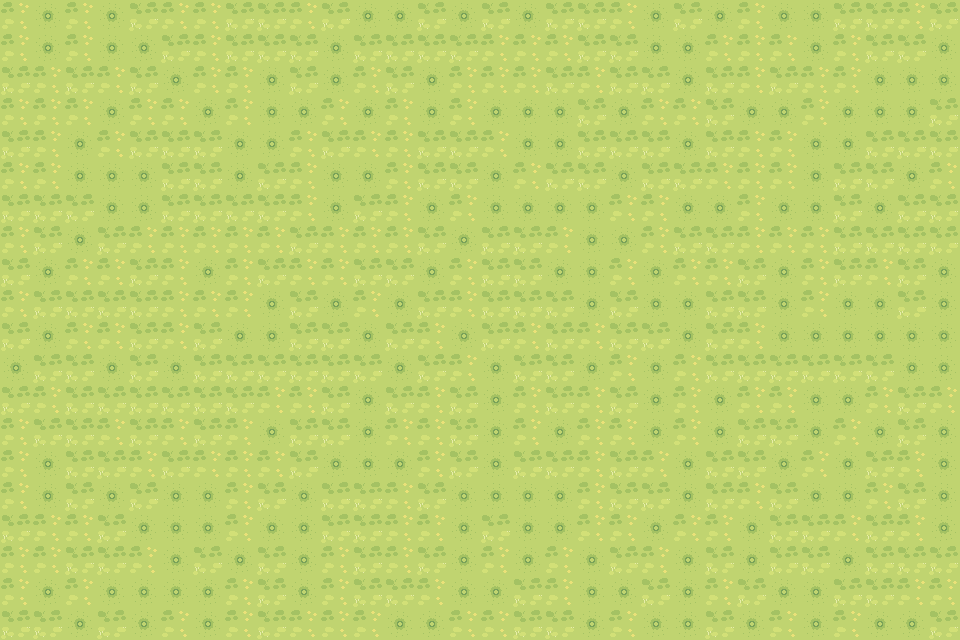

A level layout from a 2D game, rendered from its tile map. Below: a short description, then the map file with its tile-grid data intact:
An orthogonal 30x20 tile map with 32x32 px tiles, 2 tile layers (Tile Layer 1, Tile Layer 2).

<map version="1.9" tiledversion="1.9.2" orientation="orthogonal" renderorder="right-down" width="30" height="20" tilewidth="32" tileheight="32" infinite="0" nextlayerid="6" nextobjectid="1">
 <tileset firstgid="1" source="grass_floor.tsx" />
 <layer id="3" name="Tile Layer 1" width="30" height="20">
  <data encoding="csv">
1,1,1,1,1,1,1,1,1,1,1,1,1,1,1,1,1,1,1,1,1,1,1,1,1,1,1,1,1,1,
1,1,1,1,1,1,1,1,1,1,1,1,1,1,1,1,1,1,1,1,1,1,1,1,1,1,1,1,1,1,
1,1,1,1,1,1,1,1,1,1,1,1,1,1,1,1,1,1,1,1,1,1,1,1,1,1,1,1,1,1,
1,1,1,1,1,1,1,1,1,1,1,1,1,1,1,1,1,1,1,1,1,1,1,1,1,1,1,1,1,1,
1,1,1,1,1,1,1,1,1,1,1,1,1,1,1,1,1,1,1,1,1,1,1,1,1,1,1,1,1,1,
1,1,1,1,1,1,1,1,1,1,1,1,1,1,1,1,1,1,1,1,1,1,1,1,1,1,1,1,1,1,
1,1,1,1,1,1,1,1,1,1,1,1,1,1,1,1,1,1,1,1,1,1,1,1,1,1,1,1,1,1,
1,1,1,1,1,1,1,1,1,1,1,1,1,1,1,1,1,1,1,1,1,1,1,1,1,1,1,1,1,1,
1,1,1,1,1,1,1,1,1,1,1,1,1,1,1,1,1,1,1,1,1,1,1,1,1,1,1,1,1,1,
1,1,1,1,1,1,1,1,1,1,1,1,1,1,1,1,1,1,1,1,1,1,1,1,1,1,1,1,1,1,
1,1,1,1,1,1,1,1,1,1,1,1,1,1,1,1,1,1,1,1,1,1,1,1,1,1,1,1,1,1,
1,1,1,1,1,1,1,1,1,1,1,1,1,1,1,1,1,1,1,1,1,1,1,1,1,1,1,1,1,1,
1,1,1,1,1,1,1,1,1,1,1,1,1,1,1,1,1,1,1,1,1,1,1,1,1,1,1,1,1,1,
1,1,1,1,1,1,1,1,1,1,1,1,1,1,1,1,1,1,1,1,1,1,1,1,1,1,1,1,1,1,
1,1,1,1,1,1,1,1,1,1,1,1,1,1,1,1,1,1,1,1,1,1,1,1,1,1,1,1,1,1,
1,1,1,1,1,1,1,1,1,1,1,1,1,1,1,1,1,1,1,1,1,1,1,1,1,1,1,1,1,1,
1,1,1,1,1,1,1,1,1,1,1,1,1,1,1,1,1,1,1,1,1,1,1,1,1,1,1,1,1,1,
1,1,1,1,1,1,1,1,1,1,1,1,1,1,1,1,1,1,1,1,1,1,1,1,1,1,1,1,1,1,
1,1,1,1,1,1,1,1,1,1,1,1,1,1,1,1,1,1,1,1,1,1,1,1,1,1,1,1,1,1,
1,1,1,1,1,1,1,1,1,1,1,1,1,1,1,1,1,1,1,1,1,1,1,1,1,1,1,1,1,1
</data>
 </layer>
 <layer id="4" name="Tile Layer 2" width="30" height="20">
  <data encoding="csv">
3,13,3,13,8,3,3,8,8,3,8,13,13,8,13,8,13,8,8,3,13,8,13,3,13,13,8,8,3,8,
3,13,3,13,13,8,3,8,8,8,13,8,8,8,8,3,3,3,8,8,13,13,3,3,3,13,3,8,8,13,
8,3,8,3,8,13,3,3,13,8,13,3,8,13,3,3,3,8,3,8,8,13,8,3,8,3,3,13,13,13,
3,3,3,13,3,3,13,3,13,13,3,13,3,13,3,13,13,13,8,13,3,3,8,13,13,3,13,13,13,8,
8,3,13,3,8,8,8,13,13,3,8,3,3,8,8,3,13,13,8,8,8,13,8,3,3,13,13,8,8,8,
3,3,13,13,13,8,8,13,8,3,13,13,3,8,8,13,3,8,8,13,8,8,3,3,3,13,8,8,13,3,
8,8,8,13,13,8,8,8,8,3,13,8,3,13,3,13,13,13,13,3,3,13,13,3,13,13,8,13,8,8,
3,8,13,8,3,3,3,3,3,8,3,3,3,8,13,8,8,3,13,13,3,8,8,3,3,3,8,8,8,8,
8,13,3,3,8,3,13,3,8,3,3,8,8,13,3,8,8,13,13,3,13,3,3,8,13,3,8,3,8,13,
3,8,8,8,8,3,3,3,13,8,13,3,13,8,3,8,8,8,13,8,13,13,8,8,13,3,13,13,8,13,
8,13,3,3,8,3,8,13,13,8,8,13,8,3,13,8,3,8,3,8,8,13,8,3,13,13,13,13,13,13,
13,8,8,13,8,13,8,8,8,8,8,8,13,8,3,13,8,8,13,3,13,3,8,8,8,8,8,8,13,13,
8,3,8,8,8,8,8,8,3,3,8,13,8,3,8,13,3,8,3,8,13,3,13,3,3,13,13,3,8,3,
3,8,8,3,8,3,8,3,13,8,8,13,3,3,8,13,3,13,3,3,13,3,13,8,8,13,3,13,8,13,
3,13,8,8,3,8,3,3,3,8,13,13,13,3,8,13,8,8,3,8,3,13,8,8,13,3,13,8,3,13,
3,13,8,13,8,13,13,3,8,13,8,8,3,8,13,13,13,13,3,8,8,13,8,3,8,13,13,3,8,13,
8,3,3,8,13,13,13,3,13,13,8,8,3,3,13,8,13,13,3,3,13,3,3,13,8,8,3,8,3,13,
3,3,8,8,3,13,8,13,8,13,3,8,3,8,13,3,13,3,13,8,3,13,8,13,8,8,13,8,8,8,
3,13,3,13,13,13,13,3,8,13,3,8,8,3,13,13,8,3,13,13,8,13,3,8,13,13,8,8,3,3,
8,8,13,8,13,3,13,3,8,3,3,3,13,13,3,3,8,8,13,3,13,13,8,13,3,13,3,13,13,8
</data>
 </layer>
</map>
